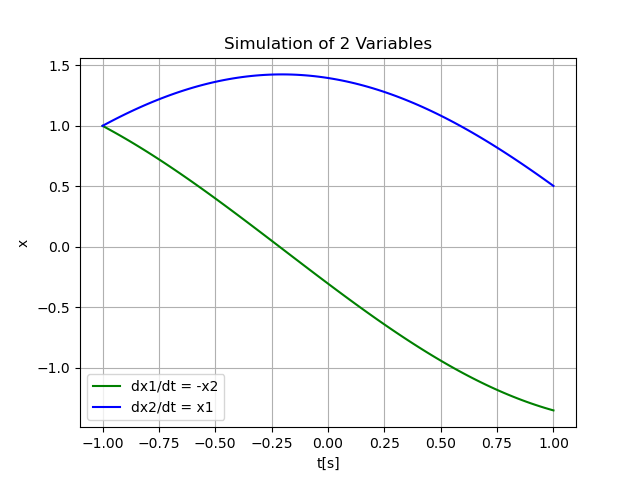

The Python source for this figure:
import matplotlib.pyplot as plt
import numpy as np


b = 1
p = 0.5

T_s = 0.02
T_start = -1
T_stop = 1
x1_k = 1
x2_k = 1
N = int((T_stop-T_start)/T_s)
data_x1 = []
data_x2 = []
data_x1.append(x1_k)
data_x2.append(x2_k)

for k in range(N):
    x1_k1 = x1_k - T_s * x2_k
    x2_k1 = x2_k + T_s * x1_k
    
    x1_k = x1_k1
    x2_k = x2_k1
    
    data_x1.append(x1_k1)
    data_x2.append(x2_k1)

t = np.linspace(T_start, T_stop, num=101, endpoint=True, retstep=False)
plt.plot(t, data_x1, 'g', label='dx1/dt = -x2')
plt.plot(t, data_x2, 'b', label='dx2/dt = x1')
plt.title('Simulation of 2 Variables')
plt.xlabel('t[s]')
plt.ylabel('x')
plt.grid()
plt.legend(loc = 3) #lower left
plt.savefig('ex-26.5.2.png')
plt.show()